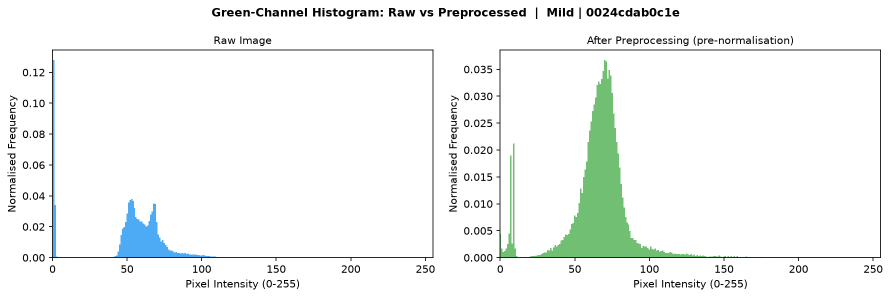
#> input picture reports/preprocessing_examples/Mild_0024cdab0c1e_histogram.png, 1780 x 595 px (shown at 1/2 size)
$ python -i preprocessing.py   (imports and definitions only)   (older library calls are emulated)
#> lines starting #> are read from the running program, lines starting #| are printed output that depends on the picture
#> further down, picture is the input picture: shape (595, 1780, 3); mean B, G, R 244.3, 245.9, 242.8
"""
preprocessing.py
================
Phase 2 - Reproducible Image Preprocessing Pipeline
Diabetic Retinopathy Stage Detection (Computer Vision Assignment)

Pipeline Overview (5 deterministic steps, always same input -> same output)
---------------------------------------------------------------------------
Step 1  Ben Graham circular crop    - removes dark border padding common in
                                       fundus cameras; focuses the network on
                                       the retinal disc only.
Step 2  CLAHE contrast enhancement  - boosts local contrast in dark retinal
                                       images without oversaturating highlights;
                                       makes microaneurysms & haemorrhages more
                                       visible (applied on L-channel of LAB).
Step 3  Gaussian blur noise removal - suppresses camera sensor noise and JPEG/
                                       PNG compression artefacts before edge
                                       detection.
Step 4  Unsharp mask edge enhance.  - sharpens lesion boundaries (blood vessels,
                                       exudates, disc margin) without amplifying
                                       noise.
Step 5  Resize + normalise          - resizes to 224x224 (ImageNet standard)
                                       then normalises to [0,1] float32 for
                                       direct use in PyTorch / Keras DataLoaders.

All parameters are module-level constants so they appear in a single place and
are clearly documented. No randomness is introduced anywhere.

Quality Metrics (all measured on uint8 BGR images BEFORE normalisation)
-----------------------------------------------------------------------
- Contrast     : std of the pixel intensity values in the green channel
                 (green channel carries the most retinal information)
- Sharpness    : variance of the Laplacian operator response
                 (higher = more high-frequency edge detail)
- Histogram    : full histogram of green channel + mean absolute deviation
                 between raw and processed histograms (measures redistribution)

Usage
-----
    # Process entire organised dataset:
    python src/preprocessing.py

    # Process with custom paths:
    python src/preprocessing.py \
        --input  data/organized \
        --output data/preprocessed \
        --report reports/preprocessing_examples \
        --samples 2

    # Process a single image (for debugging):
    python src/preprocessing.py --single data/organized/Mild/some_image.png
"""

import argparse
import os
import sys

import cv2
import matplotlib
# [1 line not run here, left out]
import matplotlib.pyplot as plt
import numpy as np

# ---------------------------------------------------------------------------
# PIPELINE PARAMETERS  (all fixed - change here only, affects whole pipeline)
# ---------------------------------------------------------------------------

# Step 1 - Ben Graham circular crop
CROP_SCALE = 0.9          # keep 90% of detected circle radius (trims sensor edge)

# Step 2 - CLAHE (Contrast Limited Adaptive Histogram Equalisation)
CLAHE_CLIP_LIMIT   = 2.0  # clip limit - controls contrast amplification ceiling
                           # 2.0 is conservative; avoids noise amplification
CLAHE_TILE_GRID    = (8, 8)  # local tile size; 8x8 = good balance for ~224px

# Step 3 - Gaussian blur (noise suppression)
BLUR_KERNEL_SIZE   = (3, 3)  # 3x3 kernel: gentle denoise, preserves fine vessels
BLUR_SIGMA         = 0        # 0 = OpenCV auto-calculates sigma from kernel size

# Step 4 - Unsharp mask (edge / detail enhancement)
UNSHARP_KERNEL     = (0, 0)   # kernel for the blurred reference image
UNSHARP_SIGMA      = 10       # large sigma = captures broad structure for mask
UNSHARP_AMOUNT     = 1.5      # edge boost factor (1.0 = no change, >1 = sharpen)
UNSHARP_THRESHOLD  = 0        # only sharpen pixels with Laplacian > threshold

# Step 5 - Output size and normalisation
OUTPUT_SIZE        = (224, 224)   # ImageNet-standard input size
INTERP_METHOD      = cv2.INTER_AREA  # INTER_AREA preferred for downsampling
NORM_MEAN          = np.array([0.485, 0.456, 0.406], dtype=np.float32)  # ImageNet
NORM_STD           = np.array([0.229, 0.224, 0.225], dtype=np.float32)  # ImageNet

# Output directories
PROJECT_ROOT = os.path.abspath(os.path.join(os.path.dirname(__file__), ".."))
DEFAULT_INPUT   = os.path.join(PROJECT_ROOT, "data", "organized")
DEFAULT_OUTPUT  = os.path.join(PROJECT_ROOT, "data", "preprocessed")
DEFAULT_REPORT  = os.path.join(PROJECT_ROOT, "reports", "preprocessing_examples")

CLASS_NAMES = ["No_DR", "Mild", "Moderate", "Severe", "Proliferative_DR"]

# ---------------------------------------------------------------------------
# STEP IMPLEMENTATIONS
# ---------------------------------------------------------------------------

def circular_crop(img_bgr: np.ndarray) -> np.ndarray:
    """
    Ben Graham circular crop.

    Fundus cameras produce images where the retina appears as a bright circle
    surrounded by a black border.  This border contains no medical information
    but wastes model capacity.  We detect the bright circle using the green
    channel (highest SNR for retinal tissue), compute its bounding box, crop
    to a square around the detected disc, and resize back to the input size.

    This step is deterministic: the same image always produces the same crop
    because we use cv2.HoughCircles with fixed parameters.

    Parameters: CROP_SCALE (controls how tightly to crop inside the circle)
    """
    h, w = img_bgr.shape[:2]
#> h = 595; w = 1780
    gray = cv2.cvtColor(img_bgr, cv2.COLOR_BGR2GRAY)
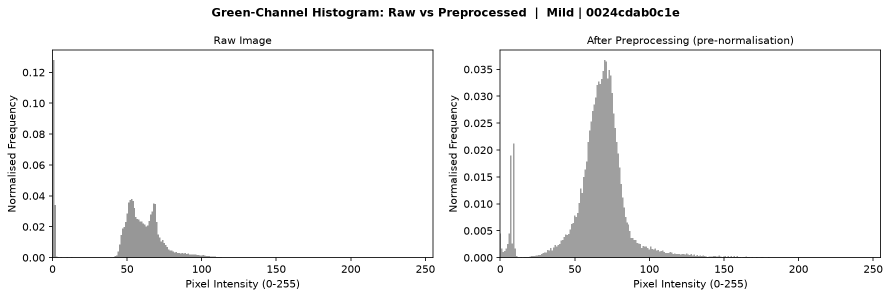
#> gray: shape (595, 1780) (shown at 1/2 size); min 0, max 255, mean 244.8

    # Detect dominant bright circle in the image
    # We try Hough circle detection; fall back to thresholding if it fails
    circles = cv2.HoughCircles(
        gray,
        cv2.HOUGH_GRADIENT,
        dp=1,
        minDist=min(h, w) // 2,
        param1=50,
        param2=30,
        minRadius=min(h, w) // 4,
        maxRadius=min(h, w) // 2,
    )
#> circles = [[945.5, 31.5, 167.8]]

    if circles is not None:
        circles = np.around(circles).astype(np.int32)
#> circles = [[946, 32, 168]]
        cx, cy, r = int(circles[0][0][0]), int(circles[0][0][1]), int(circles[0][0][2])
#> cx = 946; cy = 32; r = 168
        r = int(r * CROP_SCALE)
#> r = 151
    else:
        # Fallback: threshold bright pixels and find bounding circle
        _, thresh = cv2.threshold(gray, 15, 255, cv2.THRESH_BINARY)
        contours, _ = cv2.findContours(
            thresh, cv2.RETR_EXTERNAL, cv2.CHAIN_APPROX_SIMPLE
        )
        if contours:
            largest = max(contours, key=cv2.contourArea)
            (cx, cy), r = cv2.minEnclosingCircle(largest)
            cx, cy, r = int(cx), int(cy), int(r * CROP_SCALE)
        else:
            # No circle found - return original unchanged
            return img_bgr

    # Clamp crop to image boundaries
    x1 = max(0, cx - r)
#> x1 = 795
    y1 = max(0, cy - r)
#> y1 = 0
    x2 = min(w, cx + r)
#> x2 = 1097
    y2 = min(h, cy + r)
#> y2 = 183

    cropped = img_bgr[y1:y2, x1:x2]
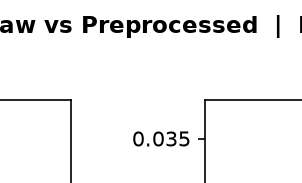
#> cropped: shape (183, 302, 3); min 0, max 255, mean 242.4
    # Resize back to original size so downstream steps have consistent input
    if cropped.size > 0:
        return cv2.resize(cropped, (w, h), interpolation=cv2.INTER_AREA)
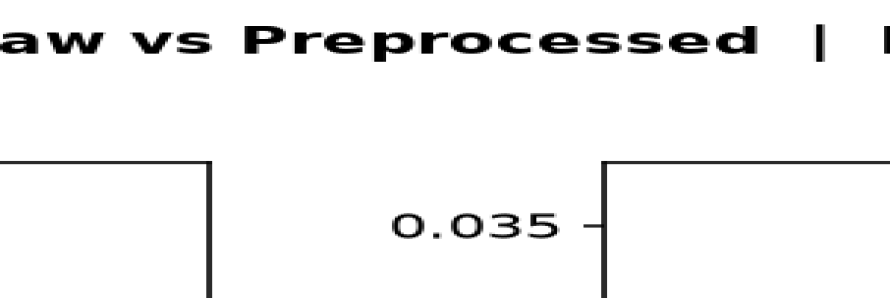
#> returned value: shape (595, 1780, 3) (shown at 1/2 size); min 0, max 255, mean 242.4
    return img_bgr


def apply_clahe(img_bgr: np.ndarray) -> np.ndarray:
    """
    CLAHE (Contrast Limited Adaptive Histogram Equalisation) on L-channel.

    WHY: Retinal fundus images are inherently low-contrast and dark (mean pixel
    intensity ~50-80 out of 255).  Global histogram equalisation (GHE) would
    oversaturate the image.  CLAHE operates on local tiles, so it enhances
    microaneurysms and haemorrhages in dark areas without blowing out the bright
    optic disc.

    WHY L-CHANNEL: We convert BGR -> LAB colour space and apply CLAHE only to L
    (luminance).  This boosts brightness/contrast without shifting the hue of
    retinal tissue (red blood vessels, yellow exudates stay visually correct).
    If we applied equalisation to all three BGR channels independently, we would
    introduce artificial colour casts.

    Parameters: CLAHE_CLIP_LIMIT, CLAHE_TILE_GRID
    """
    lab = cv2.cvtColor(img_bgr, cv2.COLOR_BGR2LAB)
#> lab: shape (595, 1780, 3); mean of channels 0, 1, 2 242.6, 128, 128
    l_ch, a_ch, b_ch = cv2.split(lab)
#> a_ch: shape (595, 1780); every value is 128

    clahe = cv2.createCLAHE(clipLimit=CLAHE_CLIP_LIMIT, tileGridSize=CLAHE_TILE_GRID)
    l_enhanced = clahe.apply(l_ch)

    enhanced_lab = cv2.merge([l_enhanced, a_ch, b_ch])
#> enhanced_lab: shape (595, 1780, 3); mean of channels 0, 1, 2 242.7, 128, 128
    return cv2.cvtColor(enhanced_lab, cv2.COLOR_LAB2BGR)


def apply_noise_removal(img_bgr: np.ndarray) -> np.ndarray:
    """
    Gaussian blur for noise suppression.

    WHY: Fundus cameras and different acquisition equipment introduce sensor
    noise and compression artefacts.  If we apply edge enhancement (Step 4)
    directly to a noisy image, the sharpening amplifies noise peaks along with
    genuine vessel edges.  A mild Gaussian blur suppresses this noise first.

    WHY GAUSSIAN (not median, not bilateral):
    - Gaussian is linear, separable, and fully deterministic with fixed kernel.
    - Median filter changes pixel values based on neighbours' ranking - less
      reproducible for performance comparison.
    - Bilateral would preserve edges (good) but add a second free parameter.
    - A 3x3 Gaussian is gentle enough not to blur thin vessels significantly
      while still removing high-frequency sensor noise.

    Parameters: BLUR_KERNEL_SIZE, BLUR_SIGMA
    """
    return cv2.GaussianBlur(img_bgr, BLUR_KERNEL_SIZE, BLUR_SIGMA)


def apply_unsharp_mask(img_bgr: np.ndarray) -> np.ndarray:
    """
    Unsharp mask for edge and detail enhancement.

    WHY: After CLAHE and denoising, we want to recover and amplify fine
    structural details: the margins of the optic disc, blood vessel branching,
    boundaries of microaneurysms and hard exudates.  These are the discriminating
    features that a CNN must detect to classify DR stage.

    HOW UNSHARP MASKING WORKS:
        sharpened = original + amount * (original - blurred)
    The 'blurred' version is a low-pass-filtered copy of the image.  Subtracting
    it from the original yields the high-frequency edge map.  Adding this back
    amplifies those edges.

    WHY NOT LAPLACIAN / SOBEL DIRECTLY:  Those produce edge maps, not enhanced
    colour images.  Unsharp masking keeps the image photorealistic while
    selectively enhancing edges - better for both human inspection in the report
    and as CNN input.

    Parameters: UNSHARP_KERNEL, UNSHARP_SIGMA, UNSHARP_AMOUNT, UNSHARP_THRESHOLD
    """
    blurred = cv2.GaussianBlur(img_bgr, UNSHARP_KERNEL, UNSHARP_SIGMA)
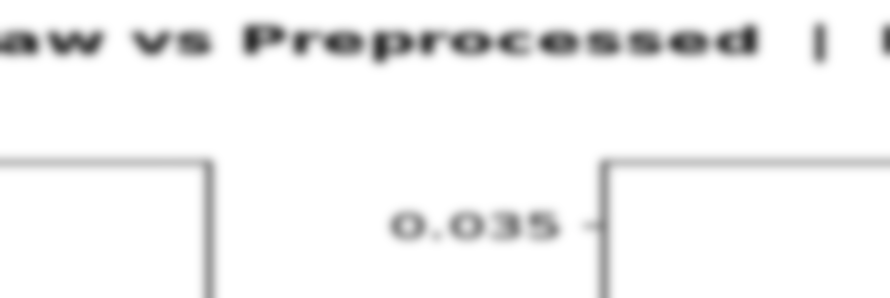
#> blurred: shape (595, 1780, 3) (shown at 1/2 size); mean of channels 0, 1, 2 242.6, 242.6, 242.6; drawn as B, G, R
    # Weighted combination: sharpened = original * (1+amount) - blurred * amount
    sharpened = cv2.addWeighted(img_bgr, 1.0 + UNSHARP_AMOUNT, blurred,
                                -UNSHARP_AMOUNT, 0)
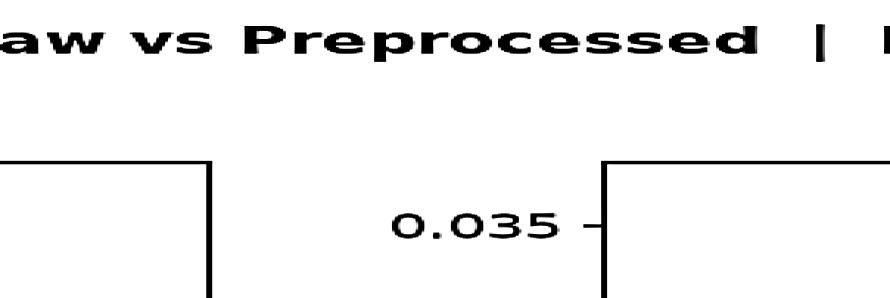
#> sharpened: shape (595, 1780, 3) (shown at 1/2 size); mean of channels 0, 1, 2 241.3, 241.3, 241.3; drawn as B, G, R
    return sharpened


def resize_and_normalise(img_bgr: np.ndarray) -> np.ndarray:
    """
    Resize to 224x224 and normalise to [0,1] float32.

    WHY 224x224:
    - Standard ImageNet input size; required by ResNet, EfficientNet, MobileNet,
      VGG and virtually all pretrained backbones used in transfer learning.
    - Consistent input size is mandatory for batched training.

    WHY INTER_AREA for downsampling:
    - INTER_AREA averages pixels in the source region, acting as a low-pass
      anti-aliasing filter. For most fundus images which are much larger than
      224px (up to 3216px wide), this avoids Moire aliasing artefacts that
      INTER_LINEAR or INTER_NEAREST would produce.

    WHY ImageNet mean/std normalisation:
    - Transfer learning backbones were trained on ImageNet with these exact
      statistics. Feeding normalised images with the same statistics ensures
      the pretrained weights activate meaningfully on our data, accelerating
      convergence and improving final accuracy.

    Note: This function returns a float32 numpy array in RGB channel order
    (cv2 default is BGR, so we convert). The array is ready for direct use
    with PyTorch DataLoaders (C, H, W transposition done in the DataLoader).
    """
    resized = cv2.resize(img_bgr, OUTPUT_SIZE, interpolation=INTERP_METHOD)
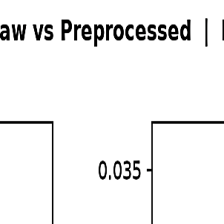
#> resized: shape (224, 224, 3); mean of channels 0, 1, 2 241.3, 241.3, 241.3; drawn as B, G, R
    # Convert BGR -> RGB (PyTorch/Keras convention)
    rgb = cv2.cvtColor(resized, cv2.COLOR_BGR2RGB)
    # Scale to [0, 1]
    normalised = rgb.astype(np.float32) / 255.0
    # ImageNet channel-wise normalisation
    normalised = (normalised - NORM_MEAN) / NORM_STD
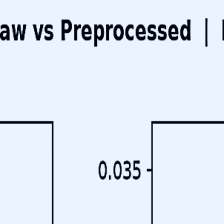
#> normalised: shape (224, 224, 3) float32; mean R, G, B 2.02, 2.19, 2.4; drawn with min black and max white
    return normalised


# ---------------------------------------------------------------------------
# FULL PIPELINE
# ---------------------------------------------------------------------------

def preprocess(img_bgr: np.ndarray) -> dict:
    """
    Run all 5 preprocessing steps in sequence.

    Returns a dict with the image at every stage so callers can
    visualise intermediate results and compute metrics.
    """
    stages = {}
    stages["raw"]          = img_bgr.copy()
    stages["cropped"]      = circular_crop(img_bgr)
    stages["clahe"]        = apply_clahe(stages["cropped"])
    stages["denoised"]     = apply_noise_removal(stages["clahe"])
    stages["sharpened"]    = apply_unsharp_mask(stages["denoised"])
    # Final normalised output (float32, RGB) - stored separately
    stages["normalised"]   = resize_and_normalise(stages["sharpened"])
    # Also store a uint8 resized version for metric comparisons
    stages["resized_uint8"] = cv2.resize(
        stages["sharpened"], OUTPUT_SIZE, interpolation=INTERP_METHOD
    )
    return stages


# ---------------------------------------------------------------------------
# QUALITY METRICS
# ---------------------------------------------------------------------------

# [397 lines left out: functions compute_contrast, compute_sharpness, compute_histogram, histogram_mad, compute_all_metrics, save_before_after and 7 more, not called in this run]


# [2 lines not run here, left out]

>>> import cv2
>>> picture = cv2.imread('../reports/preprocessing_examples/Mild_0024cdab0c1e_histogram.png')
>>> result = preprocess(picture)
#> result = 7 items
